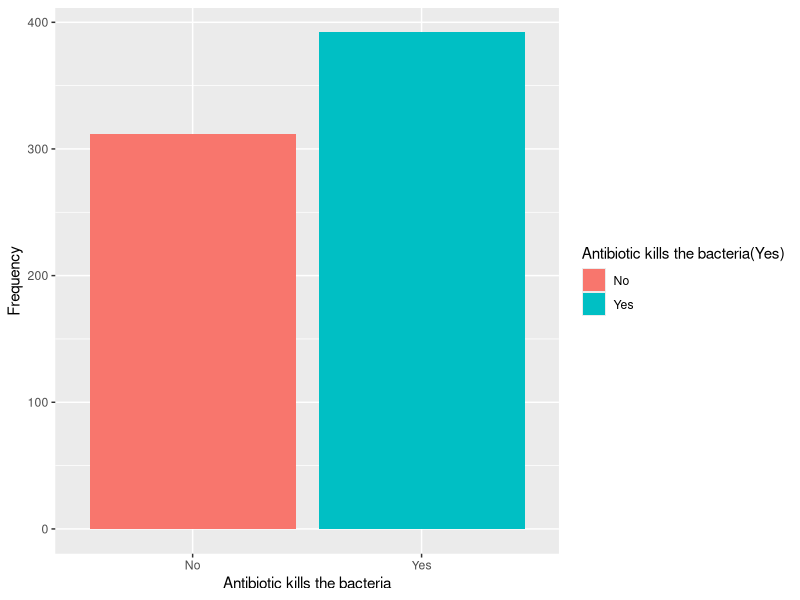
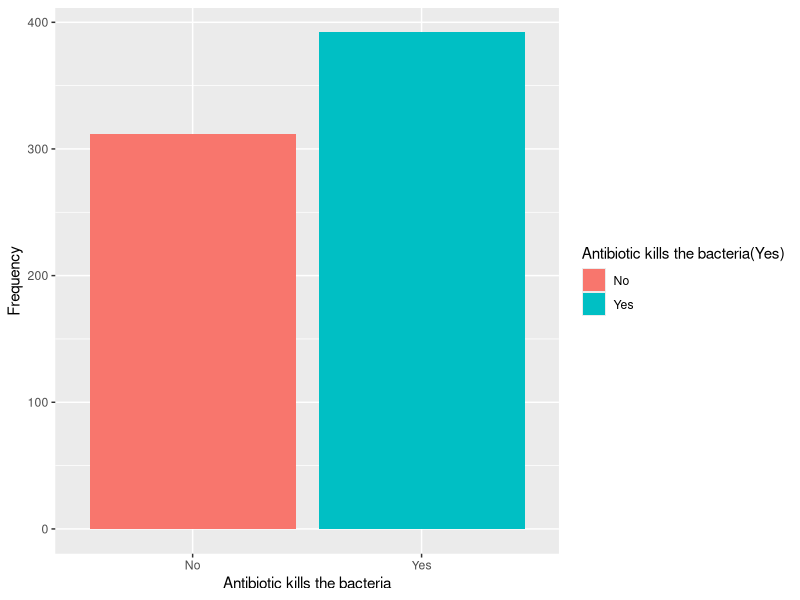

The R script that drew these images, in order: (Note: this script raises an error after producing the figures.)
install.packages("ggthemes")
install.packages("ggsci")

library(tidyverse)
library(ggthemes)
library(ggsci)
library(ggplot2)
library(readxl)
data <- read_excel("clean_data/AMR_Parental_KAP_AD_preprocessed.xlsx")
view(data)
#Antibiotic kills the bacteria
data |> 
  ggplot(aes(x = `Antibiotic kills the bacteria(Yes)` , fill =  `Antibiotic kills the bacteria(Yes)`)) +
  geom_bar() +
  labs(x = "Antibiotic kills the bacteria", 
       y = "Frequency", 
  )

ggsave("figures/Antibiotic kills the bacteria.png", dpi=600)



#Paracetamol is an antibiotic(No)
data|> 
  ggplot(aes(x = `Paracetamol is an antibiotic(No)`,fill =`Paracetamol is an antibiotic(No)` )) +
  geom_bar() +
  labs(x = "Paracetamol is an antibiotic(No)", 
       y = "Frequency", 
  )
ggsave("figures/Paracetamol is an antibiotic(No).png", dpi=600)

#Amoxicillin is an antibiotic(Yes)
data|> 
  ggplot(aes(x = `Amoxicillin is an antibiotic(Yes)`,fill =`Amoxicillin is an antibiotic(Yes)` )) +
  geom_bar() +
  labs(x = "Amoxicillin is an antibiotic(Yes)", 
       y = "Frequency",
  )    

ggsave("figures/Amoxicillin is an antibiotic(Yes).png", dpi=600)



#Azithromycin is an antibiotic(Yes)
data|> 
  ggplot(aes(x = `Azithromycin is an antibiotic(Yes)`,fill=`Azithromycin is an antibiotic(Yes)`))+
  geom_bar()
labs(x = "Azithromycin is an antibiotic(Yes)",
     y = "Frequency",
)    
ggsave("figures/Azithromycin is an antibiotic(Yes).png", dpi=600)



#Antibiotic kills the virus(No)
data|> 
  ggplot(aes(x = `Antibiotic kills the virus(No)`,fill =`Antibiotic kills the virus(No)` )) +
  geom_bar() +
  labs(x = "Antibiotic kills the virus(No)", 
       y = "Frequency",
  )    
ggsave("figures/`Antibiotic kills the virus(No)`.png", dpi=600)


#Antibiotics used to treat diarrhoea(Yes)

data|> 
  ggplot(aes(x = `Antibiotics used to treat diarrhoea(Yes)`,fill =`Antibiotics used to treat diarrhoea(Yes)` )) +
  geom_bar() +
  labs(x = "Antibiotics used to treat diarrhoea(Yes)", 
       y = "Frequency",
  )    
ggsave("figures/Antibiotics used to treat diarrhoea(Yes)`.png", dpi=600)




#Antibiotics are useful for flu and cough(No)
data|> 
  ggplot(aes(x = `Antibiotics are useful for flu and cough(No)`,fill =`Antibiotics are useful for flu and cough(No)` )) +
  geom_bar() +
  labs(x = "Antibiotics are useful for flu and cough(No)", 
       y = "Frequency",
  )    
ggsave("figures/Antibiotics are useful for flu and cough(No).png", dpi=600)




#Antibiotic resistant bacteria are difficult to treat(Yes)

data|> 
  ggplot(aes(x = `Antibiotic resistant bacteria are difficult to treat(Yes)`,fill =`Antibiotic resistant bacteria are difficult to treat(Yes)` )) +
  geom_bar() +
  labs(x = "Antibiotic resistant bacteria are difficult to treat(Yes)", 
       y = "Frequency",
  )    
ggsave("figures/Antibiotic resistant bacteria are difficult to treat(Yes)`.png", dpi=600)


#Misuse of antibiotics can lead to antibiotic resistant bacteria(Yes)
data|> 
  ggplot(aes(x = `Misuse of antibiotics can lead to antibiotic resistant bacteria(Yes)`,fill =`Misuse of antibiotics can lead to antibiotic resistant bacteria(Yes)` )) +
  geom_bar() +
  labs(x = "Misuse of antibiotics can lead to antibiotic resistant bacteria(Yes)", 
       y = "Frequency",
  )    
ggsave("figures/Misuse of antibiotics can lead to antibiotic resistant bacteria(Yes).png", dpi=600)


#Antibiotics can cause allergic reactions(Yes)

data|> 
  ggplot(aes(x =`Antibiotics can cause allergic reactions(Yes)`,fill =`Antibiotics can cause allergic reactions(Yes)`)) +
  geom_bar() +
  labs(x = "Antibiotics can cause allergic reactions(Yes)", 
       y = "Frequency",
  )    
ggsave("figures/Antibiotics can cause allergic reactions(Yes)`.png", dpi=600)


#Antibiotics can kill norrmal flora(Yes)
data|> 
  ggplot(aes(x =`Antibiotics can kill norrmal flora(Yes)`,fill =`Antibiotics can kill norrmal flora(Yes)`)) +
  geom_bar()+
  labs(x = "Antibiotics can kill norrmal flora(Yes)", 
       y = "Frequency",
  )    
ggsave("figures/Antibiotics can kill norrmal flora(Yes).png", dpi=600)




#Infectious disease are becoming difficult to treat with antibiotics(Yes)

data|> 
  ggplot(aes(x =`Infectious disease are becoming difficult to treat with antibiotics(Yes)`,fill =`Infectious disease are becoming difficult to treat with antibiotics(Yes)`)) +
  geom_bar()+
  labs(x = "Infectious disease are becoming difficult to treat with antibiotics(Yes)", 
       y = "Frequency",
  )    
ggsave("figures/Infectious disease are becoming difficult to treat with antibiotics(Yes).png", dpi=600)


